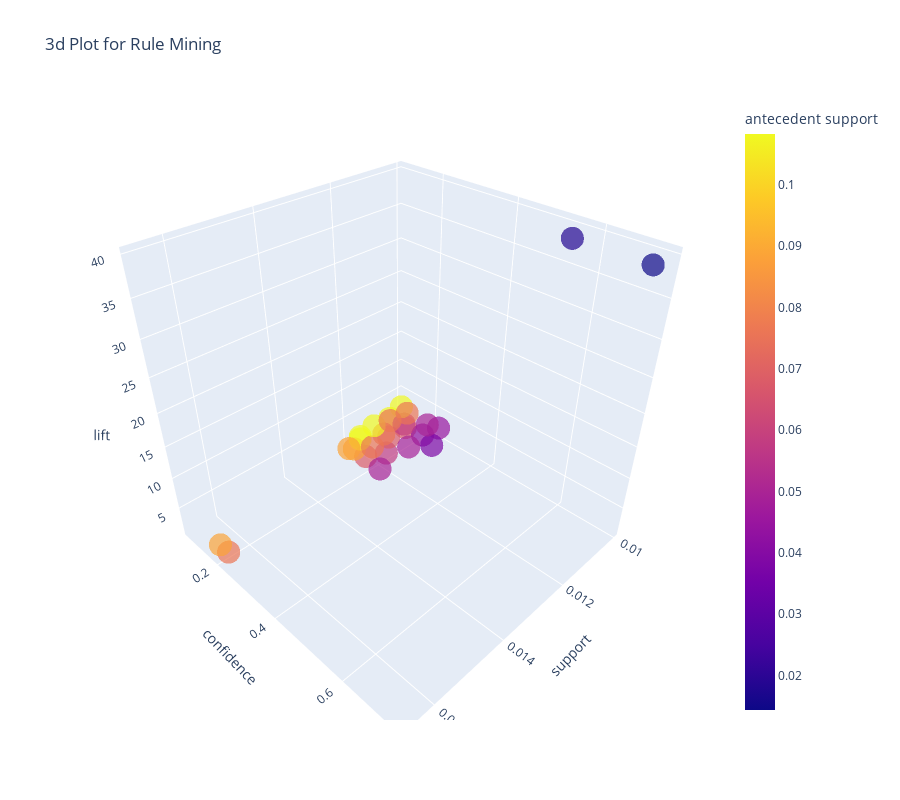

Notebook code for this chart:
### Code cell
plot_model(rule_FP, plot = '3d')

### Figure 1 — Plotly figure (JSON) as saved in the notebook; plotly's stock layout.template omitted (floating-point values rounded to 4 significant figures)
{"data": [{"customdata": [[" Banana", " Large Lemon"], [" Large Lemon", " Banana"], [" Organic Baby Spinach", " Banana"], [" Banana", " Organic Baby Spinach"], [" Organic Baby Spinach", " Bag of Organic Bananas"], [" Bag of Organic Bananas", " Organic Baby Spinach"], [" Organic Baby Spinach", " Organic Strawberries"], [" Organic Strawberries", " Organic Baby Spinach"], [" Limes", " Large Lemon"], [" Large Lemon", " Limes"], [" Organic Strawberries", " Bag of Organic Bananas"], [" Bag of Organic Bananas", " Organic Strawberries"], [" Banana", " Organic Strawberries"], [" Organic Strawberries", " Banana"], [" Strawberries", " Banana"], [" Banana", " Strawberries"], [" Organic Avocado", " Banana"], [" Banana", " Organic Avocado"], [" Organic Strawberries", " Organic Raspberries"], [" Organic Raspberries", " Organic Strawberries"], [" Organic Hass Avocado", " Bag of Organic Bananas"], [" Bag of Organic Bananas", " Organic Hass Avocado"], [" Organic Hass Avocado", " Organic Strawberries"], [" Organic Strawberries", " Organic Hass Avocado"], [" Bag", " Clementines"], [" Clementines", " Bag"]], "hovertemplate": "support=%{x}<br>confidence=%{y}<br>lift=%{z}<br>antecedents=%{customdata[0]}<br>consequents=%{customdata[1]}<br>antecedent support=%{marker.color}<extra></extra>", "legendgroup": "", "marker": {"color": [0.1083, 0.05762, 0.06795, 0.1083, 0.06795, 0.08834, 0.06795, 0.07617, 0.04314, 0.05762, 0.07617, 0.08834, 0.1083, 0.07617, 0.04411, 0.1083, 0.04888, 0.1083, 0.07617, 0.03802, 0.04951, 0.08834, 0.04951, 0.07617, 0.01434, 0.01844], "coloraxis": "coloraxis", "opacity": 0.7, "symbol": "circle"}, "mode": "markers", "name": "", "scene": "scene", "showlegend": false, "type": "scatter3d", "x": [0.01177, 0.01177, 0.01057, 0.01057, 0.01226, 0.01226, 0.0113, 0.0113, 0.01098, 0.01098, 0.01665, 0.01665, 0.01178, 0.01178, 0.01008, 0.01008, 0.01122, 0.01122, 0.01103, 0.01103, 0.01245, 0.01245, 0.01029, 0.01029, 0.01046, 0.01046], "y": [0.1087, 0.2042, 0.1556, 0.09764, 0.1804, 0.1387, 0.1663, 0.1484, 0.2546, 0.1906, 0.2185, 0.1884, 0.1088, 0.1546, 0.2284, 0.09307, 0.2295, 0.1036, 0.1448, 0.29, 0.2515, 0.141, 0.2078, 0.1351, 0.7295, 0.5676], "z": [1.886, 1.886, 1.437, 1.437, 2.042, 2.042, 2.184, 2.184, 4.419, 4.419, 2.474, 2.474, 1.428, 1.428, 2.11, 2.11, 2.12, 2.12, 3.808, 3.808, 2.847, 2.847, 2.728, 2.728, 39.57, 39.57]}], "layout": {"coloraxis": {"colorbar": {"title": {"text": "antecedent support"}}, "colorscale": [[0, "#0d0887"], [0.1111, "#46039f"], [0.2222, "#7201a8"], [0.3333, "#9c179e"], [0.4444, "#bd3786"], [0.5556, "#d8576b"], [0.6667, "#ed7953"], [0.7778, "#fb9f3a"], [0.8889, "#fdca26"], [1, "#f0f921"]]}, "height": 800, "legend": {"tracegroupgap": 0}, "scene": {"domain": {"x": [0, 1], "y": [0, 1]}, "xaxis": {"title": {"text": "support"}, "type": "linear"}, "yaxis": {"title": {"text": "confidence"}, "type": "linear"}, "zaxis": {"title": {"text": "lift"}, "type": "linear"}, "aspectratio": {"x": 1, "y": 1, "z": 1}, "aspectmode": "auto"}, "title": {"text": "3d Plot for Rule Mining"}, "width": 900}}
